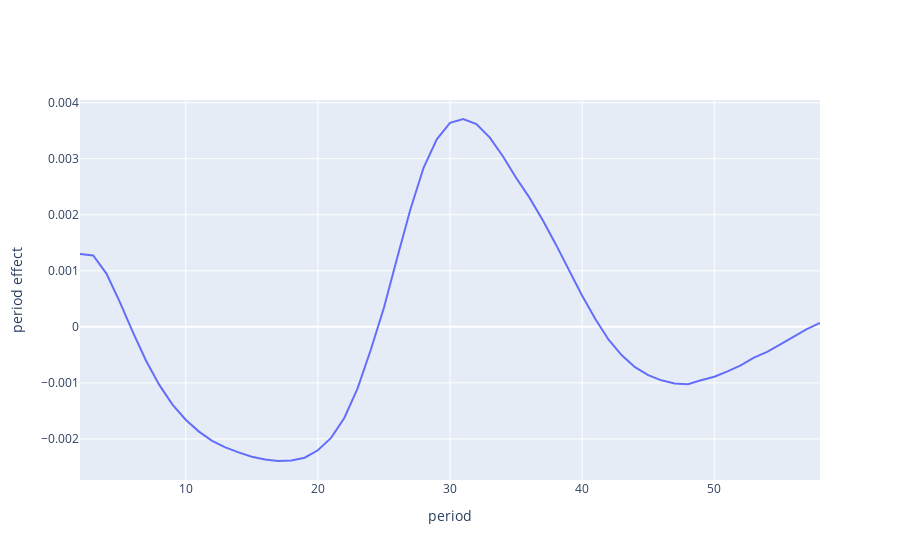

Notebook code for this chart:
### Code cell
clf_c = clf1.coef_[len_t + len_v + 1:len_t + len_v + len_c]
c_range = [c.min(),c.max()]
c_layout = go.Layout(
    title=
        {
            'y':0.9,
            'x':0.45,
            'xanchor': 'center', 
            'yanchor': 'top'
        },
        xaxis=dict(
            title="period",
            #range = c_range
        ),
        yaxis=dict(
            title="period effect"
        ),
        font=dict(
            size=20
        ),
        legend=dict(
            orientation="h",
            yanchor="bottom",
            y=1.02,
            xanchor="right",
            x=1
        )
    )

period_trace0 = go.Scatter(
    x = c,
    y = clf_c,
    mode = 'lines',
    name = 'default rate'
)

period_fig = go.Figure({'data': [period_trace0],'layout': c_layout})
period_fig.show()
#py.plot(cohort_fig, filename='..\\..\\res\\cohort_cohort.html',auto_open = False)

### Figure 1 — Plotly figure (JSON) as saved in the notebook; plotly's stock layout.template omitted (floating-point values rounded to 4 significant figures)
{"data": [{"mode": "lines", "name": "default rate", "type": "scatter", "x": [2, 3, 4, 5, 6, 7, 8, 9, 10, 11, 12, 13, 14, 15, 16, 17, 18, 19, 20, 21, 22, 23, 24, 25, 26, 27, 28, 29, 30, 31, 32, 33, 34, 35, 36, 37, 38, 39, 40, 41, 42, 43, 44, 45, 46, 47, 48, 49, 50, 51, 52, 53, 54, 55, 56, 57, 58, 59], "y": [0.001302, 0.001274, 0.0009515, 0.0004489, -9.339e-05, -0.0006049, -0.001036, -0.001388, -0.001658, -0.00187, -0.002035, -0.00215, -0.00224, -0.002318, -0.002367, -0.002395, -0.002387, -0.002336, -0.002203, -0.001982, -0.001626, -0.001103, -0.0004126, 0.0003417, 0.00123, 0.002096, 0.00284, 0.003346, 0.00364, 0.00371, 0.003621, 0.003382, 0.003045, 0.002661, 0.002311, 0.00191, 0.001476, 0.001017, 0.0005558, 0.0001402, -0.0002294, -0.0005076, -0.0007207, -0.0008636, -0.0009548, -0.001009, -0.001025, -0.0009539, -0.0008907, -0.0007938, -0.0006871, -0.0005496, -0.0004464, -0.0003128, -0.0001778, -3.997e-05, 6.961e-05]}], "layout": {"title": {"x": 0.45, "xanchor": "center", "y": 0.9, "yanchor": "top"}, "xaxis": {"title": {"text": "period"}}, "yaxis": {"title": {"text": "period effect"}}}}
